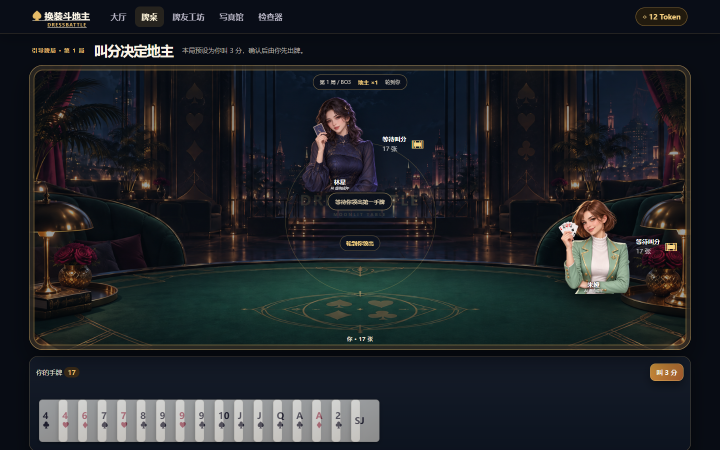
#> input picture shot-entry-done.png, 1440 x 900 px (shown at 1/2 size)
$ python repair-opaque-alpha.py ../shot-entry-done.png ../shot-entry-seg1.png
#> lines starting #> are read from the running program, lines starting #| are printed output that depends on the picture; after the words box and inside, x2 and y2 are one past the last pixel; in counts of white or black regions, pixels touching at a corner belong together
"""Convert a provider RGB image with a neutral edge matte into RGBA.

The image providers sometimes return a black/white matte even when the
workflow asks for transparency.  This is deliberately conservative: only a
neutral region connected to the canvas edge is removed, so dark clothing and
hair that are separated from the edge remain intact.
"""
from collections import deque
from pathlib import Path
import sys

import numpy as np
from PIL import Image


def edge_connected(mask: np.ndarray) -> np.ndarray:
    height, width = mask.shape
    seen = np.zeros_like(mask, dtype=bool)
    queue = deque()

    for x in range(width):
        if mask[0, x]:
            seen[0, x] = True
            queue.append((0, x))
        if mask[height - 1, x] and not seen[height - 1, x]:
            seen[height - 1, x] = True
            queue.append((height - 1, x))
    for y in range(height):
        if mask[y, 0] and not seen[y, 0]:
            seen[y, 0] = True
            queue.append((y, 0))
        if mask[y, width - 1] and not seen[y, width - 1]:
            seen[y, width - 1] = True
            queue.append((y, width - 1))

    while queue:
        y, x = queue.popleft()
        for next_y, next_x in ((y - 1, x), (y + 1, x), (y, x - 1), (y, x + 1)):
            if 0 <= next_y < height and 0 <= next_x < width and mask[next_y, next_x] and not seen[next_y, next_x]:
                seen[next_y, next_x] = True
                queue.append((next_y, next_x))
    return seen


def connected_to_transparent(candidate: np.ndarray, transparent: np.ndarray) -> np.ndarray:
    """Find a neutral matte that touches an existing transparent canvas.

    Some providers return a nominal RGBA PNG, but leave an opaque white island
    between crossed hands or under hair.  It is not edge-connected, so the
    original matte repair cannot see it.  Starting from *all* transparent
    pixels lets us remove only neutral, low-chroma pixels that are connected to
    the already proven background; skin and coloured clothing are excluded.
    """
    height, width = candidate.shape
    seen = np.zeros_like(candidate, dtype=bool)
    queue = deque()
    seeds = np.argwhere(transparent)
    for y, x in seeds:
        y, x = int(y), int(x)
        if candidate[y, x]:
            seen[y, x] = True
            queue.append((y, x))
    while queue:
        y, x = queue.popleft()
        for next_y, next_x in ((y - 1, x), (y + 1, x), (y, x - 1), (y, x + 1)):
            if 0 <= next_y < height and 0 <= next_x < width and candidate[next_y, next_x] and not seen[next_y, next_x]:
                seen[next_y, next_x] = True
                queue.append((next_y, next_x))
    return seen


def large_components(mask: np.ndarray, minimum_area: int) -> np.ndarray:
    """Keep only sizeable 4-connected components.

    This is an opt-in last-mile cleanup for a known provider failure: a white
    card-shaped island remains inside a otherwise-valid alpha canvas.  Tiny
    specular highlights must never become transparent.
    """
    height, width = mask.shape
    kept = np.zeros_like(mask, dtype=bool)
    seen = np.zeros_like(mask, dtype=bool)
    for start_y, start_x in np.argwhere(mask):
        start_y, start_x = int(start_y), int(start_x)
        if seen[start_y, start_x]:
            continue
        queue = deque([(start_y, start_x)])
        seen[start_y, start_x] = True
        points = []
        while queue:
            y, x = queue.popleft()
            points.append((y, x))
            for next_y, next_x in ((y - 1, x), (y + 1, x), (y, x - 1), (y, x + 1)):
                if 0 <= next_y < height and 0 <= next_x < width and mask[next_y, next_x] and not seen[next_y, next_x]:
                    seen[next_y, next_x] = True
                    queue.append((next_y, next_x))
        if len(points) >= minimum_area:
            ys, xs = zip(*points)
            kept[ys, xs] = True
    return kept


def repair(source: Path, target: Path, remove_large_white_islands: bool = False) -> None:
#> called with remove_large_white_islands = False
    image = Image.open(source).convert("RGBA")
    rgba = np.asarray(image).copy()
    rgb = rgba[..., :3]
#> rgb is the input picture: shape (900, 1440, 3); mean R, G, B 31.7, 35.3, 39.5
    maximum = rgb.max(axis=2)
    minimum = rgb.min(axis=2)
    chroma = maximum - minimum
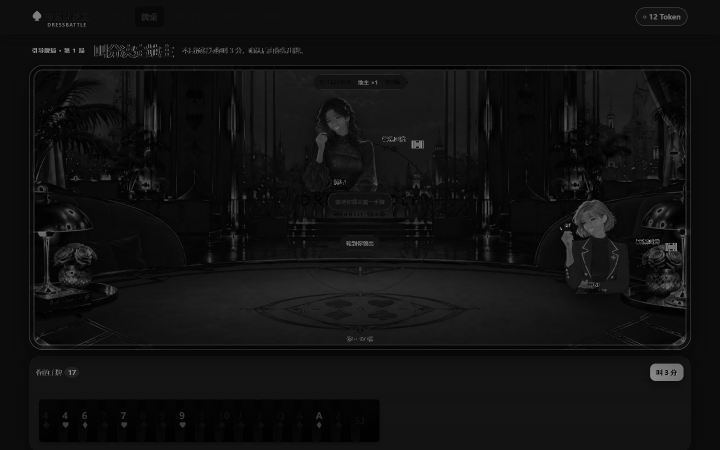
#> chroma: shape (900, 1440) (shown at 1/2 size); min 0, max 211, mean 16.9

    original_alpha = rgba[..., 3].copy()
#> original_alpha: shape (900, 1440); every value is 255
    corner_pixels = np.stack((rgb[0, 0], rgb[0, -1], rgb[-1, 0], rgb[-1, -1]))
#> corner_pixels = [[9, 13, 23], [9, 13, 23], [8, 12, 20], [8, 12, 20]]
    corner_luma = float(corner_pixels.mean())
#> corner_luma = 14.17
    if corner_luma < 96:
        candidate = (maximum <= 28) & (chroma <= 12)
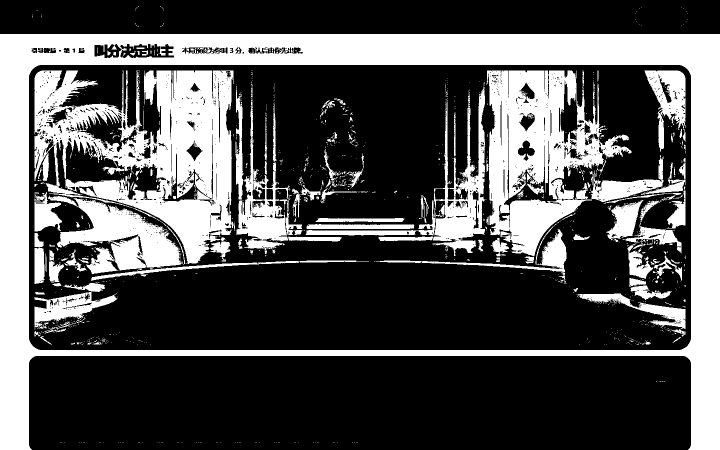
#> candidate: shape (900, 1440) bool (shown at 1/2 size); 32.9% white; 1252 white regions (1091 under 20 px), largest, box (x1, y1, x2, y2) and area: (0, 68, 1440, 900) 189613, (69, 141, 467, 528) 75492, (973, 141, 1264, 512) 51267
        fringe = (maximum <= 64) & (chroma <= 22)
#> fringe: shape (900, 1440) bool; 74.1% white; 1863 black regions (1596 under 20 px), largest, box (x1, y1, x2, y2) and area: (58, 130, 1382, 700) 198255, (78, 799, 759, 884) 57459, (1117, 390, 1293, 594) 19466
    else:
        # Generated white mattes are often softly shaded at the arm/torso
        # gap, so a pure-white threshold leaves a visible white plate there.
        # This remains neutral-only and edge-connected, preserving warm skin
        # and coloured costume details while accepting the matte's grey rim.
        candidate = (minimum >= 145) & (chroma <= 52)
        fringe = (minimum >= 105) & (chroma <= 68)

    background = edge_connected(candidate)
#> after the loop in edge_connected, `for x in range(width):`: seen: shape (900, 1440) bool; 0.01% white in thin lines or dots, all inside (x1, y1, x2, y2) = (0, 899, 1440, 900)
#> after the loop in edge_connected, `for y in range(height):`:
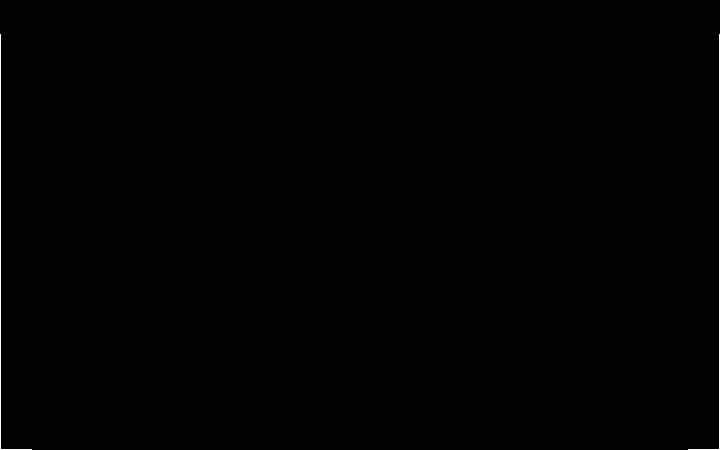
#> seen: shape (900, 1440) bool (shown at 1/2 size); 0.14% white in thin lines or dots
#> after the loop in edge_connected, `while queue:`:
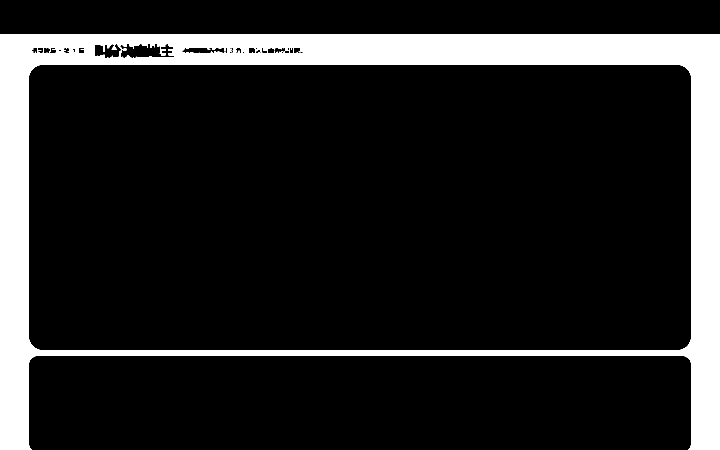
#> seen: shape (900, 1440) bool (shown at 1/2 size); 14.6% white; 1 white region, box (x1, y1, x2, y2) and area: (0, 68, 1440, 900) 189544
    # A few image providers composite the subject onto a black full canvas,
    # then leave a separate *white* rectangle in negative spaces such as the
    # arm-to-torso gap.  The first pass correctly keys only the outer black
    # canvas, but those white islands are not edge-connected in the original
    # raster.  After the outer canvas is proven background, we can safely
    # flood only bright, near-neutral pixels that touch that newly discovered
    # background.  This is intentionally not a global white key: white
    # clothes/highlights enclosed by the silhouette stay opaque.
    if corner_luma < 96:
        inner_white_matte = (minimum >= 228) & (chroma <= 24)
#> inner_white_matte: shape (900, 1440) bool; 0.24% white in thin lines or dots, all inside (x1, y1, x2, y2) = (65, 24, 1354, 751)
        background |= connected_to_transparent(inner_white_matte, background)
#> in connected_to_transparent, `seeds = np.argwhere(transparent)`: seeds = 189544 pairs, first value 68 to 899, second value 0 to 1439
#> after the loop in connected_to_transparent, `for y, x in seeds:`: seen: shape (900, 1440) bool; every value is 0
    # A pre-keyed PNG can have transparent corners (usually stored with black
    # RGB), while a white plate remains inside the silhouette.  Merge only a
    # bright neutral component that touches that existing transparent canvas.
    # This addresses the common crossed-hands white island without eroding
    # warm skin tones or coloured props.
    has_transparent_canvas = float((original_alpha <= 4).mean()) > 0.02
#> has_transparent_canvas = False
    if has_transparent_canvas:
        pale_neutral = (minimum >= 185) & (chroma <= 30)
        background |= connected_to_transparent(pale_neutral, original_alpha <= 4)
        # Only a human-confirmed cleanup may use this stronger pass.  It is
        # deliberately opt-in because a character can legitimately wear white.
        if remove_large_white_islands:
            opaque_white = (original_alpha >= 240) & (minimum >= 242) & (chroma <= 18)
            background |= large_components(opaque_white, minimum_area=512)
    removed_ratio = float(background.mean())
#> removed_ratio = 0.146
    if removed_ratio < 0.02 or removed_ratio > 0.97:
        raise RuntimeError(f"edge matte is not reliable (removed={removed_ratio:.3f})")

    # Do not make this a binary mask.  A white source matte has already been
    # mixed into the antialiased pixels around hair, ears and shoulders.  The
    # former one-ring mask set those pixels to alpha=96 but left their white
    # RGB values untouched, which looks like a glowing white outline on the
    # dark casino scene.  Grow a short, conservative soft edge and remove the
    # known canvas colour from every semi-transparent pixel afterwards.
    alpha = original_alpha.copy() if has_transparent_canvas else np.full(background.shape, 255, dtype=np.uint8)
    alpha[background] = 0
    rings = [(72, background)]
    for opacity, previous in ((150, background), (220, None)):
        if previous is None:
            previous = rings[-1][1]
        neighbour = np.zeros_like(background)
        neighbour[1:, :] |= previous[:-1, :]
        neighbour[:-1, :] |= previous[1:, :]
        neighbour[:, 1:] |= previous[:, :-1]
        neighbour[:, :-1] |= previous[:, 1:]
        ring = neighbour & ~background & fringe
        alpha[ring] = np.minimum(alpha[ring], opacity)
        rings.append((opacity, ring | previous))
#> this loop made 2 passes
#> opacity on pass 1: 150
#> opacity on pass 2: 220
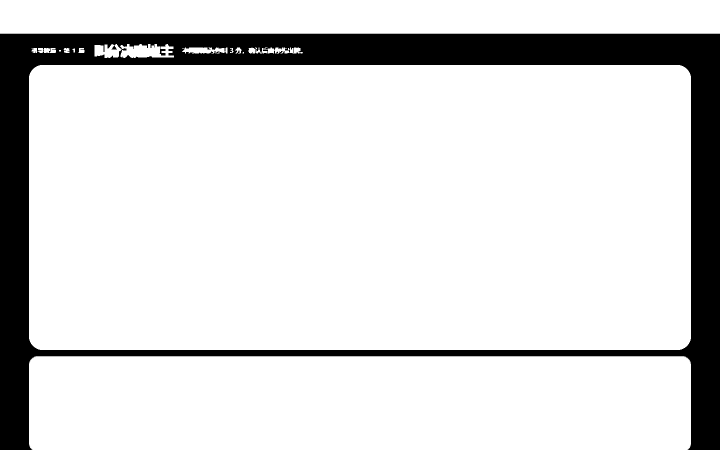
#> alpha: shape (900, 1440) (shown at 1/2 size); min 0, max 255, mean 217.4
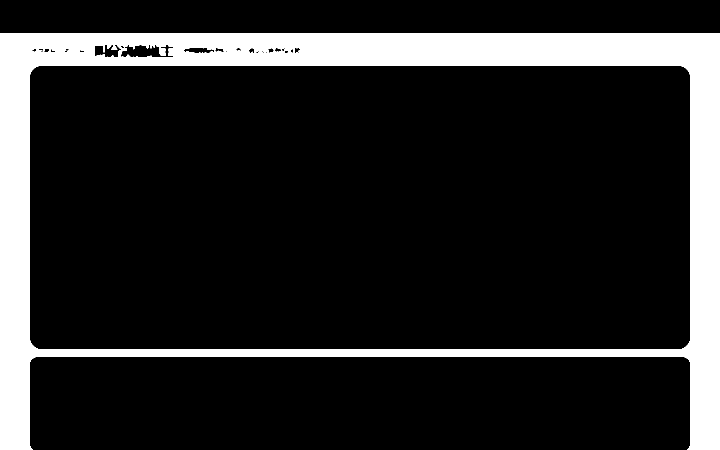
#> neighbour: shape (900, 1440) bool (shown at 1/2 size); 15.5% white; 1 white region, box (x1, y1, x2, y2) and area: (0, 66, 1440, 900) 200942
#> after the loop, rings = 3 items

    # Estimate the flat matte from the four corners and un-premultiply it from
    # soft pixels.  Transparent RGB is cleared as well: some renderers sample
    # it at scaled edges and otherwise reintroduce a pale fringe.
    matte = np.median(corner_pixels.astype(np.float32), axis=0)
#> matte = [8.5, 12.5, 21.5]
    soft = (alpha > 0) & (alpha < 255)
    coverage = alpha[soft].astype(np.float32)[:, None] / 255.0
#> coverage = 5598 values, max 0.863 at index 0, min 0.588 at index 1440, mean 0.725
    repaired = (rgb[soft].astype(np.float32) - matte * (1.0 - coverage)) / np.maximum(coverage, 1e-4)
    rgb[soft] = np.clip(np.rint(repaired), 0, 255).astype(np.uint8)
    rgb[alpha == 0] = 0
#> rgb: shape (900, 1440, 3); mean R, G, B 30.7, 33.7, 36.8
    rgba[..., 3] = alpha
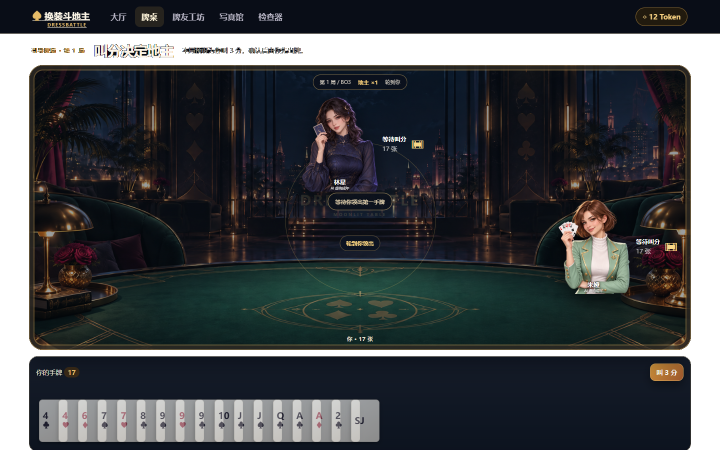
#> rgba: shape (900, 1440, 4) (shown at 1/2 size); mean R, G, B, A 30.7, 33.7, 36.8, 217.4; transparent parts drawn white
    target.parent.mkdir(parents=True, exist_ok=True)
    Image.fromarray(rgba, "RGBA").save(target, format="PNG")
    print(f"removed_edge_ratio={removed_ratio:.4f}")
#| removed_edge_ratio=0.1463


if __name__ == "__main__":
    if len(sys.argv) not in (3, 4):
        raise SystemExit("usage: repair-opaque-alpha.py INPUT OUTPUT [--remove-large-white-islands]")
    repair(Path(sys.argv[1]), Path(sys.argv[2]), "--remove-large-white-islands" in sys.argv[3:])
